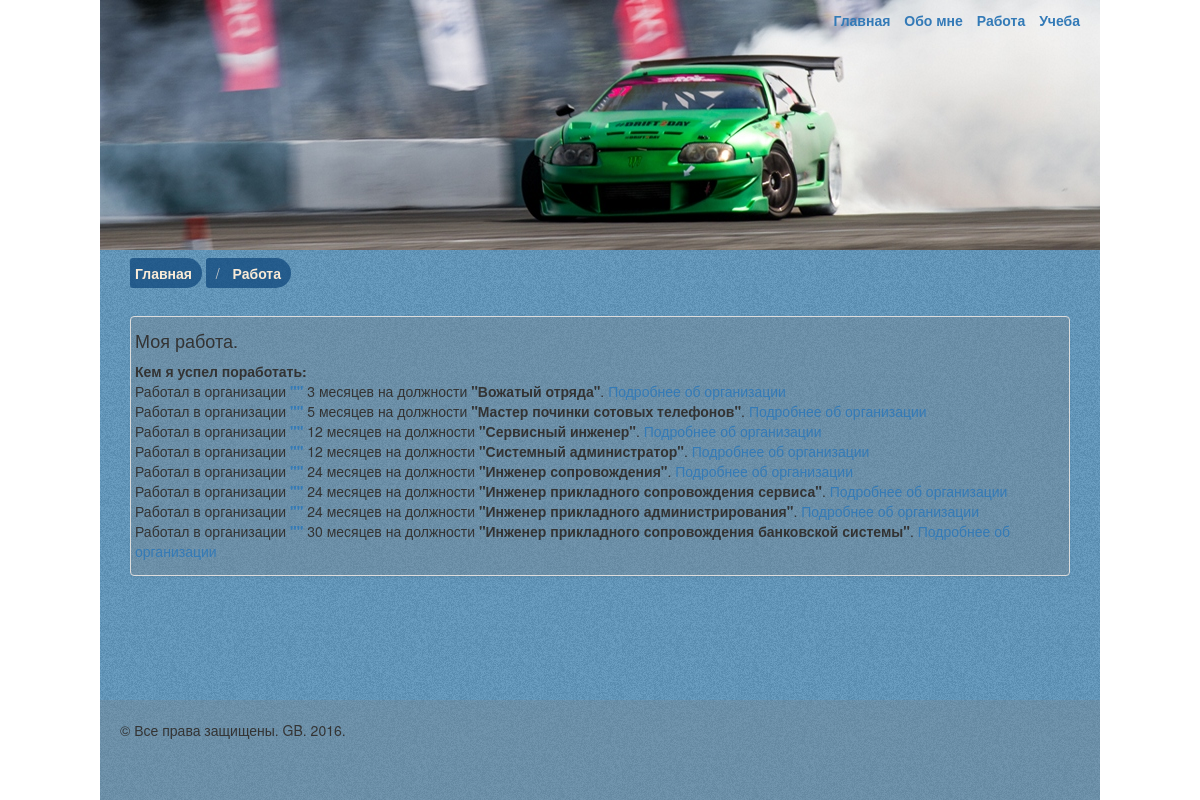
The app's page /work/, older data.
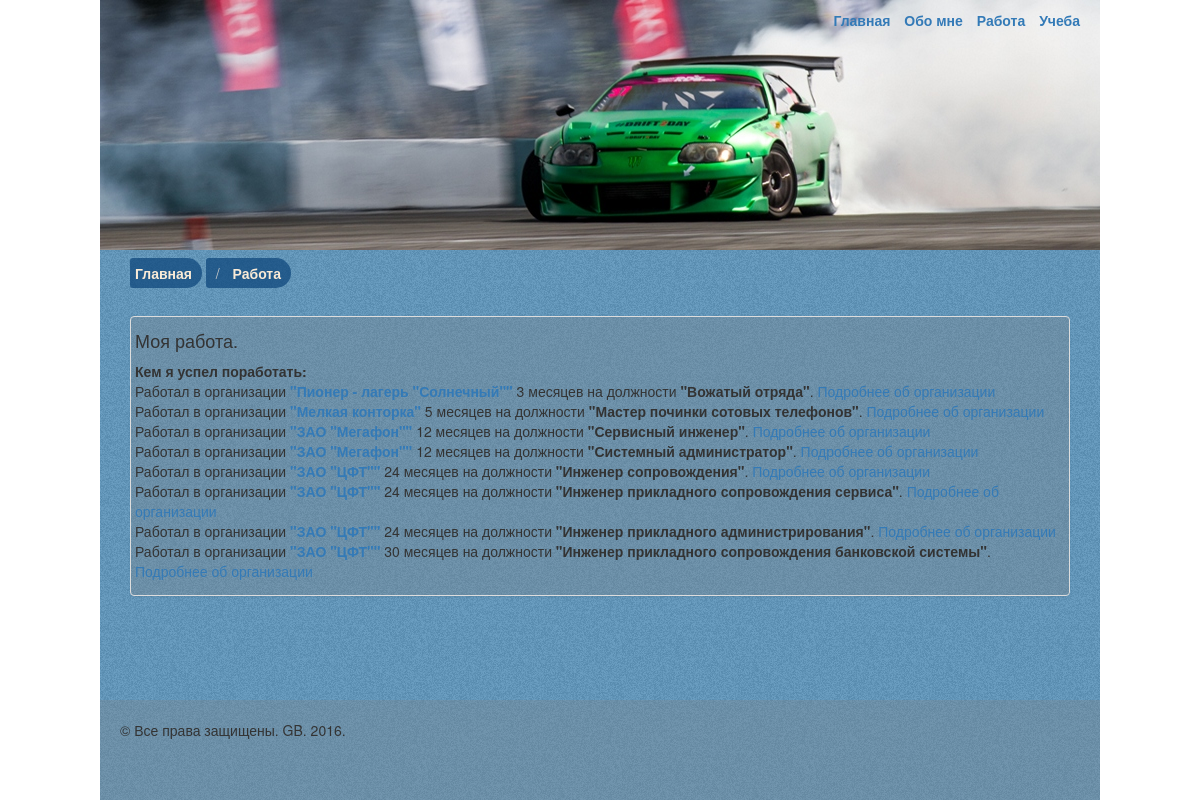
The same page, newer data.
### main/models.py (models this page shows)
class Work(models.Model):
    id = models.AutoField(primary_key=True)
    organization = models.ForeignKey(Organization,related_name='Orga', verbose_name='Организация', max_length=200)
    region = models.ForeignKey(Region, verbose_name='Регион', default=9999)
    site = models.ForeignKey(Organization, verbose_name='Сайт', blank=True)
    position = models.CharField(verbose_name='Должность', max_length=200)
    duties = models.TextField(verbose_name='Обязанности')
    period = models.PositiveIntegerField(verbose_name='Время работы', default=1)

class Organization(models.Model):
    id = models.AutoField(primary_key=True)
    name = models.CharField(verbose_name='Наименование', max_length=200, unique=True)
    region = models.ForeignKey(Region, verbose_name='Регион')
    site = models.URLField(verbose_name='Сайт', blank=True)
    addres = models.CharField(verbose_name='Адрес', blank=True, max_length=200)
    phone = models.CharField(verbose_name='Телефон', blank=True, max_length=20)

### main/views.py (the view)
# urls.py: url(r'^work/$', work, name='work'),
def work(request):
    page = 'work'
    works_list = Work.objects.all() or ['Здесь пока ничего нет']
    title = 'Работа'
    return render(request, 'work.html',
                  {'works': works_list, 'title': title,
                   'page': page})

### templates/work.html (shortened to what this page needs)
{% extends "base.html" %}
{% block content %}
{% load static %}
<div class="col-lg-12">
    <div class="thumbnail">
        <h4>Моя работа.</h4>
        <div>
            <b>Кем я успел поработать:</b>
            <ul class="list-unstyled">
                {% for work in works %}
                <li class="poster">Работал в организации <a href=http:\\{{ work.organization.site }}
                                                            target="_blank"><strong>"{{ work.organization.name }}"
                </strong></a> {{ work.period }} месяцев на должности <strong>"{{ work.position }}"</strong>.
                    <a href="/organization/">Подробнее об организации</a>
                </li>
                {% endfor %}
            </ul>
        </div>
    </div>
</div>
{% endblock %}

### templates/base.html (shortened to what this page needs)
<!DOCTYPE html>
<html lang="en">
{% load static %}
<head>
    <link rel="stylesheet" type="text/css" href="{% static 'bootstrap.min.css' %}">
    <link rel="stylesheet" type="text/css" href="{% static 'bootstrap-theme.css' %}">
    <link rel="stylesheet" type="text/css" href="{% static 'style_b.css' %}">
</head>
<body>
<div class="col-lg-10 container">
    <div class="col-lg-12 content">
        <div class="header">
            <div class="menu">
                <ul class="list-inline">
                    <li class="menu-points"><a href="/">Главная</a></li>
                    <li class="menu-points"><a href="/aboutme/">Обо мне</a></li>
                    <li class="menu-points"><a href="/work/">Работа</a></li>
                    <li class="menu-points"><a href="/study/">Учеба</a></li>
                </ul>
            </div>
        </div>
        <div class="col-lg-12 breadclumps">
            <ul class="breadcrumb">
                {% if title == 'Главная' %}
                <li class="breadcrumb-item active"><a href="/">Главная</a></li>
                {% elif title != 'Главная' %}
                <li class="breadcrumb-item active"><a href="/">Главная</a></li>
                <li class="breadcrumb-item active"><a href= "{% url page %}" > {{ title }}</a></li>
                {% endif %}
            </ul>
        </div>
        <div class="row">
            {% block content %}
            {% endblock %}
        </div>
        <div class="buffer"></div>
    </div>
    <div class="footer"><p>&copy; Все права защищены. GB. 2016.</p></div>
</div>
</body>
</html>

### static/css/style_b.css (style rules this page uses)
* { margin: 0; padding: 0; }
html, body { height: 100%; min-height: 100%; }
.container { margin: 0 auto; margin-top: 0; padding: 0; float: none; min-height: 100%; background-image: url(blue_velvet_background.png); background-size: fill; position: relative; padding-bottom: 100px; }
.menu { margin-right: 5px; float: right; }
.menu-points { font-weight: 900; color: antiquewhite; }
.content { padding: 0; min-height: 100%; height: 100%; margin-bottom: -100px; }
.buffer { height: 100px; background-color: transparent; }
.footer { height: 100px; position: absolute; left: 0; bottom: 0; width: 100%; background-color: rgba(128,128,128,0.3); padding: 20px; margin-top: 0px; }
.header { margin: 0; padding: 0; height: 250px; background-image: url(head_auto.jpg); }
.breadcrumb { margin: 0; background-color: transparent; }
.breadcrumb a { text-decoration: none; font-weight: 900; color:antiquewhite; }
.breadclumps { padding: 0; }
.list-inline { padding: 10px; }
.breadcrumb-item { background-color: rgba(222, 184, 135, 0.7); border-radius: 10px 50px 50px 10px; padding: 5px; padding-right: 10px; margin: 0px; }
.thumbnail { background-color: rgba(128,128,128,0.3); margin-top: 20px; }
.row { margin: 15px; margin-bottom: 0; margin-top: 0; }
.breadcrumb-item { background-color: rgba(11, 67, 121, 0.7); }
.poster { position:relative; }

Row changes from the older to the newer data that the page shows:
removed Work: period "3", position "Вожатый отряда"
removed Work: period "5", position "Мастер починки сотовых телефонов"
removed Work: period "12", position "Сервисный инженер"
removed Work: period "12", position "Системный администратор"
removed Work: period "24", position "Инженер сопровождения"
removed Work: period "24", position "Инженер прикладного сопровождения сервиса"
removed Work: period "24", position "Инженер прикладного администрирования"
removed Work: period "30", position "Инженер прикладного сопровождения банковской системы"
added Work: organization.name "Пионер - лагерь \"Солнечный\"", period "3", position "Вожатый отряда"
added Work: organization.name "Мелкая конторка", period "5", position "Мастер починки сотовых телефонов"
added Work: organization.name "ЗАО \"Мегафон\"", period "12", position "Сервисный инженер"
added Work: organization.name "ЗАО \"Мегафон\"", period "12", position "Системный администратор"
added Work: organization.name "ЗАО \"ЦФТ\"", period "24", position "Инженер сопровождения"
added Work: organization.name "ЗАО \"ЦФТ\"", period "24", position "Инженер прикладного сопровождения сервиса"
added Work: organization.name "ЗАО \"ЦФТ\"", period "24", position "Инженер прикладного администрирования"
added Work: organization.name "ЗАО \"ЦФТ\"", period "30", position "Инженер прикладного сопровождения банковской системы"
